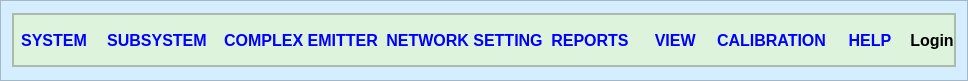
     <widget class="QFrame" name="tabmenu">
      <property name="sizePolicy">
       <sizepolicy hsizetype="Preferred" vsizetype="Expanding">
        <horstretch>0</horstretch>
        <verstretch>0</verstretch>
       </sizepolicy>
      </property>
      <property name="minimumSize">
       <size>
        <width>0</width>
        <height>81</height>
       </size>
      </property>
      <property name="maximumSize">
       <size>
        <width>16777215</width>
        <height>81</height>
       </size>
      </property>
      <property name="font">
       <font>
        <family>Arial</family>
        <pointsize>10</pointsize>
       </font>
      </property>
      <property name="styleSheet">
       <string notr="true">background-color: rgb(212, 237, 255);</string>
      </property>
      <property name="frameShape">
       <enum>QFrame::StyledPanel</enum>
      </property>
      <property name="frameShadow">
       <enum>QFrame::Raised</enum>
      </property>
      <layout class="QGridLayout" name="gridLayout_3">
       <item row="0" column="0">
        <widget class="QFrame" name="menu_widget">
         <property name="minimumSize">
          <size>
           <width>0</width>
           <height>54</height>
          </size>
         </property>
         <property name="maximumSize">
          <size>
           <width>16777215</width>
           <height>54</height>
          </size>
         </property>
         <property name="font">
          <font>
           <family>Arial</family>
           <pointsize>10</pointsize>
          </font>
         </property>
         <property name="styleSheet">
          <string notr="true">background-color: rgb(224, 234, 255);
background-color: rgb(222, 243, 220);</string>
         </property>
         <property name="frameShape">
          <enum>QFrame::StyledPanel</enum>
         </property>
         <property name="frameShadow">
          <enum>QFrame::Raised</enum>
         </property>
         <layout class="QGridLayout" name="gridLayout_15">
          <property name="leftMargin">
           <number>0</number>
          </property>
          <property name="topMargin">
           <number>0</number>
          </property>
          <property name="rightMargin">
           <number>0</number>
          </property>
          <property name="bottomMargin">
           <number>0</number>
          </property>
          <property name="spacing">
           <number>0</number>
          </property>
          <item row="0" column="0">
           <widget class="QFrame" name="menu">
            <property name="minimumSize">
             <size>
              <width>0</width>
              <height>0</height>
             </size>
            </property>
            <property name="maximumSize">
             <size>
              <width>16777215</width>
              <height>16777215</height>
             </size>
            </property>
            <property name="font">
             <font>
              <family>Arial</family>
              <pointsize>10</pointsize>
             </font>
            </property>
            <property name="layoutDirection">
             <enum>Qt::LeftToRight</enum>
            </property>
            <property name="frameShape">
             <enum>QFrame::StyledPanel</enum>
            </property>
            <property name="frameShadow">
             <enum>QFrame::Raised</enum>
            </property>
            <layout class="QGridLayout" name="gridLayout_12">
             <property name="leftMargin">
              <number>0</number>
             </property>
             <property name="topMargin">
              <number>0</number>
             </property>
             <property name="rightMargin">
              <number>0</number>
             </property>
             <property name="bottomMargin">
              <number>0</number>
             </property>
             <property name="spacing">
              <number>0</number>
             </property>
             <item row="0" column="7" alignment="Qt::AlignHCenter">
              <widget class="QPushButton" name="PB_Help">
               <property name="minimumSize">
                <size>
                 <width>0</width>
                 <height>30</height>
                </size>
               </property>
               <property name="maximumSize">
                <size>
                 <width>16777215</width>
                 <height>30</height>
                </size>
               </property>
               <property name="font">
                <font>
                 <family>Arial</family>
                 <pointsize>12</pointsize>
                 <weight>75</weight>
                 <bold>true</bold>
                </font>
               </property>
               <property name="layoutDirection">
                <enum>Qt::RightToLeft</enum>
               </property>
               <property name="styleSheet">
                <string notr="true">QPushButton
					{
						background-color: rgb(222, 243, 220);
						color: rgb(0, 0, 255);
					}
 					 QPushButton:hover
{
						background-color: rgb(222, 222, 222);
	                    background-color: rgb(242, 255, 231);
						background-color: rgb(255, 181, 166);
}


QPushButton:focus
{
background-color: rgb(255, 181, 166);
}
QPushButton:pressed
 {
          background-color: qlineargradient(x1: 0, y1: 0, x2: 0, y2: 1,
          stop: 0 #BEBEBE, stop: 1 #D7D7D7);
    }	</string>
               </property>
               <property name="text">
                <string>HELP</string>
               </property>
               <property name="checkable">
                <bool>true</bool>
               </property>
               <property name="flat">
                <bool>true</bool>
               </property>
              </widget>
             </item>
             <item row="0" column="0" alignment="Qt::AlignHCenter|Qt::AlignVCenter">
              <widget class="QPushButton" name="PB_System">
               <property name="minimumSize">
                <size>
                 <width>0</width>
                 <height>30</height>
                </size>
               </property>
               <property name="maximumSize">
                <size>
                 <width>16777215</width>
                 <height>30</height>
                </size>
               </property>
               <property name="font">
                <font>
                 <family>Arial</family>
                 <pointsize>12</pointsize>
                 <weight>75</weight>
                 <bold>true</bold>
                 <kerning>true</kerning>
                </font>
               </property>
               <property name="layoutDirection">
                <enum>Qt::RightToLeft</enum>
               </property>
               <property name="autoFillBackground">
                <bool>false</bool>
               </property>
               <property name="styleSheet">
                <string notr="true">

QPushButton
					{
						background-color: rgb(222, 243, 220);
						color: rgb(0, 0, 255);
					}
 					 QPushButton:hover
{
						background-color: rgb(222, 222, 222);
	                    background-color: rgb(242, 255, 231);
                        background-color: rgb(255, 181, 166);
}
QPushButton:focus
{
background-color: rgb(255, 181, 166);
}
QPushButton:pressed
 {
          background-color: qlineargradient(x1: 0, y1: 0, x2: 0, y2: 1,
          stop: 0 #BEBEBE, stop: 1 #D7D7D7);
                                 }
</string>
               </property>
               <property name="text">
                <string>SYSTEM</string>
               </property>
               <property name="checkable">
                <bool>true</bool>
               </property>
               <property name="checked">
                <bool>false</bool>
               </property>
               <property name="autoRepeat">
                <bool>false</bool>
               </property>
               <property name="default">
                <bool>false</bool>
               </property>
               <property name="flat">
                <bool>true</bool>
               </property>
              </widget>
             </item>
             <item row="0" column="2" alignment="Qt::AlignHCenter">
              <widget class="QPushButton" name="PB_Complex">
               <property name="minimumSize">
                <size>
                 <width>0</width>
                 <height>30</height>
                </size>
               </property>
               <property name="maximumSize">
                <size>
                 <width>16777215</width>
                 <height>30</height>
                </size>
               </property>
               <property name="font">
                <font>
                 <family>Arial</family>
                 <pointsize>12</pointsize>
                 <weight>75</weight>
                 <bold>true</bold>
                </font>
               </property>
               <property name="layoutDirection">
                <enum>Qt::RightToLeft</enum>
               </property>
               <property name="styleSheet">
                <string notr="true">QPushButton
					{
						background-color: rgb(222, 243, 220);
						color: rgb(0, 0, 255);
					}
 					 QPushButton:hover
{
						background-color: rgb(222, 222, 222);
	                    background-color: rgb(242, 255, 231);
						background-color: rgb(255, 181, 166);
}



QPushButton:focus
{
background-color: rgb(255, 181, 166);
}	
QPushButton:pressed
 {
          background-color: qlineargradient(x1: 0, y1: 0, x2: 0, y2: 1,
          stop: 0 #BEBEBE, stop: 1 #D7D7D7);
     }</string>
               </property>
               <property name="text">
                <string>  COMPLEX EMITTER</string>
               </property>
               <property name="checkable">
                <bool>true</bool>
               </property>
               <property name="checked">
                <bool>false</bool>
               </property>
               <property name="flat">
                <bool>true</bool>
               </property>
              </widget>
             </item>
             <item row="0" column="3" alignment="Qt::AlignHCenter">
              <widget class="QPushButton" name="PB_NetWork">
               <property name="minimumSize">
                <size>
                 <width>0</width>
                 <height>30</height>
                </size>
               </property>
               <property name="maximumSize">
                <size>
                 <width>16777215</width>
                 <height>30</height>
                </size>
               </property>
               <property name="font">
                <font>
                 <family>Arial</family>
                 <pointsize>12</pointsize>
                 <weight>75</weight>
                 <bold>true</bold>
                </font>
               </property>
               <property name="layoutDirection">
                <enum>Qt::LeftToRight</enum>
               </property>
               <property name="styleSheet">
                <string notr="true">QPushButton
					{
						background-color: rgb(222, 243, 220);
						color: rgb(0, 0, 255);
					}
 					 QPushButton:hover
{
						background-color: rgb(222, 222, 222);
	                    background-color: rgb(242, 255, 231);
						background-color: rgb(255, 181, 166);
}


QPushButton:focus
{
background-color: rgb(255, 181, 166);
}	
QPushButton:pressed
 {
          background-color: qlineargradient(x1: 0, y1: 0, x2: 0, y2: 1,
          stop: 0 #BEBEBE, stop: 1 #D7D7D7);
                                 }</string>
               </property>
               <property name="text">
                <string>NETWORK SETTING</string>
               </property>
               <property name="checkable">
                <bool>true</bool>
               </property>
               <property name="flat">
                <bool>true</bool>
               </property>
              </widget>
             </item>
             <item row="0" column="4" alignment="Qt::AlignHCenter">
              <widget class="QPushButton" name="PB_Reports">
               <property name="minimumSize">
                <size>
                 <width>0</width>
                 <height>30</height>
                </size>
               </property>
               <property name="maximumSize">
                <size>
                 <width>16777215</width>
                 <height>30</height>
                </size>
               </property>
               <property name="font">
                <font>
                 <family>Arial</family>
                 <pointsize>12</pointsize>
                 <weight>75</weight>
                 <bold>true</bold>
                </font>
               </property>
               <property name="layoutDirection">
                <enum>Qt::RightToLeft</enum>
               </property>
               <property name="styleSheet">
                <string notr="true">QPushButton
					{
						background-color: rgb(222, 243, 220);
						color: rgb(0, 0, 255);
					}
 					 QPushButton:hover
{
						background-color: rgb(222, 222, 222);
	                    background-color: rgb(242, 255, 231);
						background-color: rgb(255, 181, 166);
}


QPushButton:focus
{
background-color: rgb(255, 181, 166);
}	



QPushButton:pressed
 {
          background-color: qlineargradient(x1: 0, y1: 0, x2: 0, y2: 1,
          stop: 0 #BEBEBE, stop: 1 #D7D7D7);
                                 }
	


</string>
               </property>
               <property name="text">
                <string>REPORTS</string>
               </property>
               <property name="checkable">
                <bool>true</bool>
               </property>
               <property name="flat">
                <bool>true</bool>
               </property>
              </widget>
             </item>
             <item row="0" column="5" alignment="Qt::AlignHCenter|Qt::AlignVCenter">
              <widget class="QPushButton" name="PB_View">
               <property name="minimumSize">
                <size>
                 <width>0</width>
                 <height>30</height>
                </size>
               </property>
               <property name="maximumSize">
                <size>
                 <width>16777215</width>
                 <height>30</height>
                </size>
               </property>
               <property name="font">
                <font>
                 <family>Arial</family>
                 <pointsize>12</pointsize>
                 <weight>75</weight>
                 <bold>true</bold>
                </font>
               </property>
               <property name="layoutDirection">
                <enum>Qt::RightToLeft</enum>
               </property>
               <property name="styleSheet">
                <string notr="true">QPushButton
					{
						background-color: rgb(222, 243, 220);
						color: rgb(0, 0, 255);
					}
 					 QPushButton:hover
{
						background-color: rgb(222, 222, 222);
	                    background-color: rgb(242, 255, 231);
						background-color: rgb(255, 181, 166);
}


QPushButton:focus
{
background-color: rgb(255, 181, 166);
}
QPushButton:pressed
 {
          background-color: qlineargradient(x1: 0, y1: 0, x2: 0, y2: 1,
          stop: 0 #BEBEBE, stop: 1 #D7D7D7);
    }	
	


</string>
               </property>
               <property name="text">
                <string> VIEW</string>
               </property>
               <property name="checkable">
                <bool>true</bool>
               </property>
               <property name="flat">
                <bool>true</bool>
               </property>
              </widget>
             </item>
             <item row="0" column="6" alignment="Qt::AlignHCenter">
              <widget class="QPushButton" name="PB_Calibration">
               <property name="minimumSize">
                <size>
                 <width>0</width>
                 <height>30</height>
                </size>
               </property>
               <property name="maximumSize">
                <size>
                 <width>16777215</width>
                 <height>30</height>
                </size>
               </property>
               <property name="font">
                <font>
                 <family>Arial</family>
                 <pointsize>12</pointsize>
                 <weight>75</weight>
                 <bold>true</bold>
                </font>
               </property>
               <property name="layoutDirection">
                <enum>Qt::RightToLeft</enum>
               </property>
               <property name="styleSheet">
                <string notr="true">QPushButton
					{
						background-color: rgb(222, 243, 220);
						color: rgb(0, 0, 255);
					}
 					 QPushButton:hover
{
						background-color: rgb(222, 222, 222);
	                    background-color: rgb(242, 255, 231);
						background-color: rgb(255, 181, 166);
}


QPushButton:focus
{
background-color: rgb(255, 181, 166);
}	
QPushButton:pressed
 {
          background-color: qlineargradient(x1: 0, y1: 0, x2: 0, y2: 1,
          stop: 0 #BEBEBE, stop: 1 #D7D7D7);
    }

</string>
               </property>
               <property name="text">
                <string>CALIBRATION</string>
               </property>
               <property name="checkable">
                <bool>true</bool>
               </property>
               <property name="flat">
                <bool>true</bool>
               </property>
              </widget>
             </item>
             <item row="0" column="1" alignment="Qt::AlignHCenter">
              <widget class="QPushButton" name="PB_SubSystem">
               <property name="minimumSize">
                <size>
                 <width>0</width>
                 <height>30</height>
                </size>
               </property>
               <property name="maximumSize">
                <size>
                 <width>16777215</width>
                 <height>30</height>
                </size>
               </property>
               <property name="font">
                <font>
                 <family>Arial</family>
                 <pointsize>12</pointsize>
                 <weight>75</weight>
                 <bold>true</bold>
                </font>
               </property>
               <property name="layoutDirection">
                <enum>Qt::RightToLeft</enum>
               </property>
               <property name="autoFillBackground">
                <bool>false</bool>
               </property>
               <property name="styleSheet">
                <string notr="true">

QPushButton
					{
						background-color: rgb(222, 243, 220);
						color: rgb(0, 0, 255);
					}
 					 QPushButton:hover
{
						background-color: rgb(222, 222, 222);
	                    background-color: rgb(242, 255, 231);
                        background-color: rgb(255, 181, 166);
}
QPushButton:focus
{
background-color: rgb(255, 181, 166);
}
QPushButton:pressed
 {
          background-color: qlineargradient(x1: 0, y1: 0, x2: 0, y2: 1,
          stop: 0 #BEBEBE, stop: 1 #D7D7D7);
                                 }


</string>
               </property>
               <property name="text">
                <string>  SUBSYSTEM</string>
               </property>
               <property name="checkable">
                <bool>true</bool>
               </property>
               <property name="checked">
                <bool>false</bool>
               </property>
               <property name="flat">
                <bool>true</bool>
               </property>
              </widget>
             </item>
             <item row="0" column="8">
              <widget class="QLabel" name="label">
               <property name="minimumSize">
                <size>
                 <width>0</width>
                 <height>30</height>
                </size>
               </property>
               <property name="maximumSize">
                <size>
                 <width>80</width>
                 <height>30</height>
                </size>
               </property>
               <property name="font">
                <font>
                 <family>Arial</family>
                 <pointsize>12</pointsize>
                 <weight>75</weight>
                 <bold>true</bold>
                </font>
               </property>
               <property name="text">
                <string>Login</string>
               </property>
               <property name="scaledContents">
                <bool>true</bool>
               </property>
               <property name="alignment">
                <set>Qt::AlignCenter</set>
               </property>
              </widget>
             </item>
            </layout>
           </widget>
          </item>
         </layout>
        </widget>
       </item>
      </layout>
     </widget>
